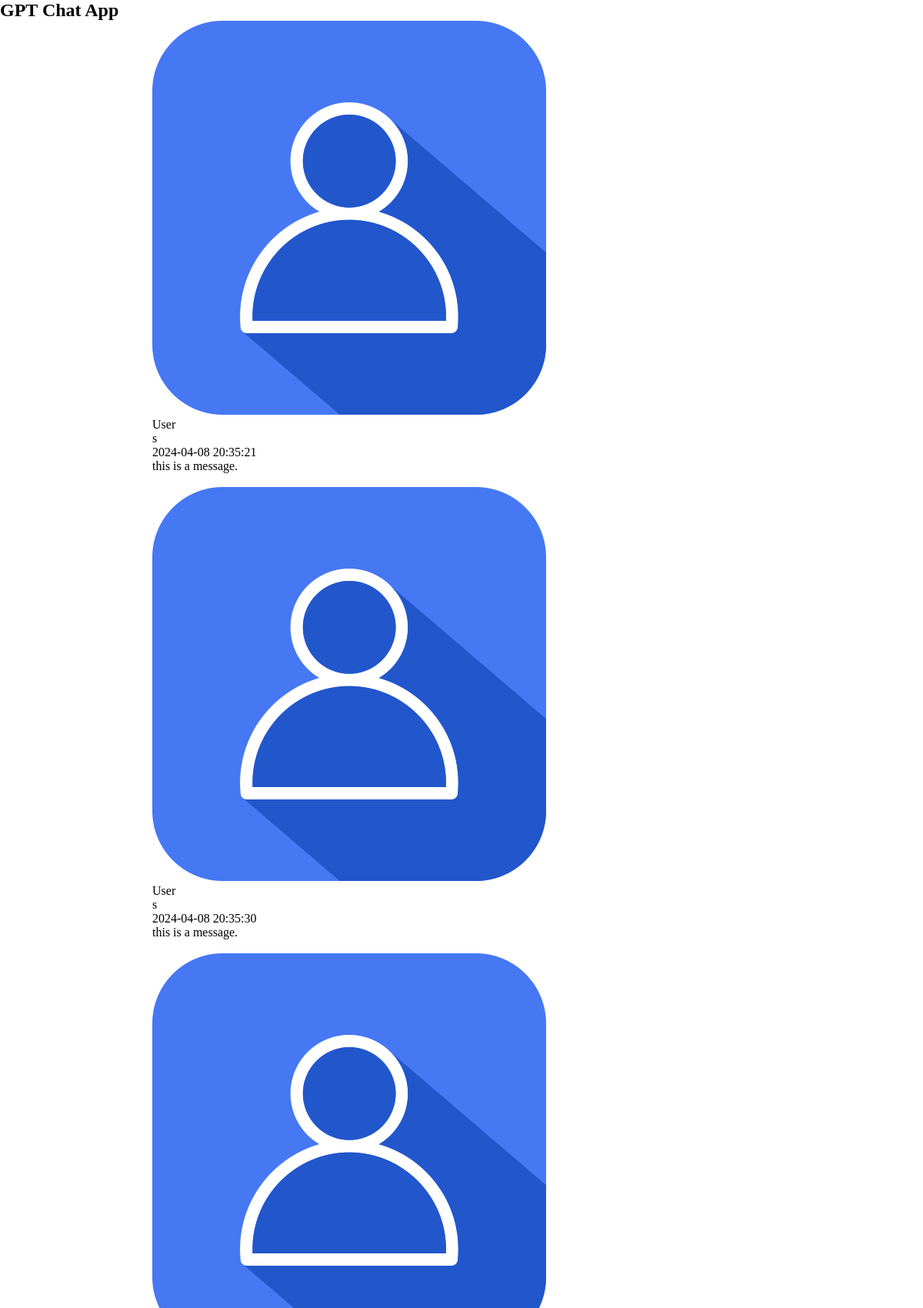
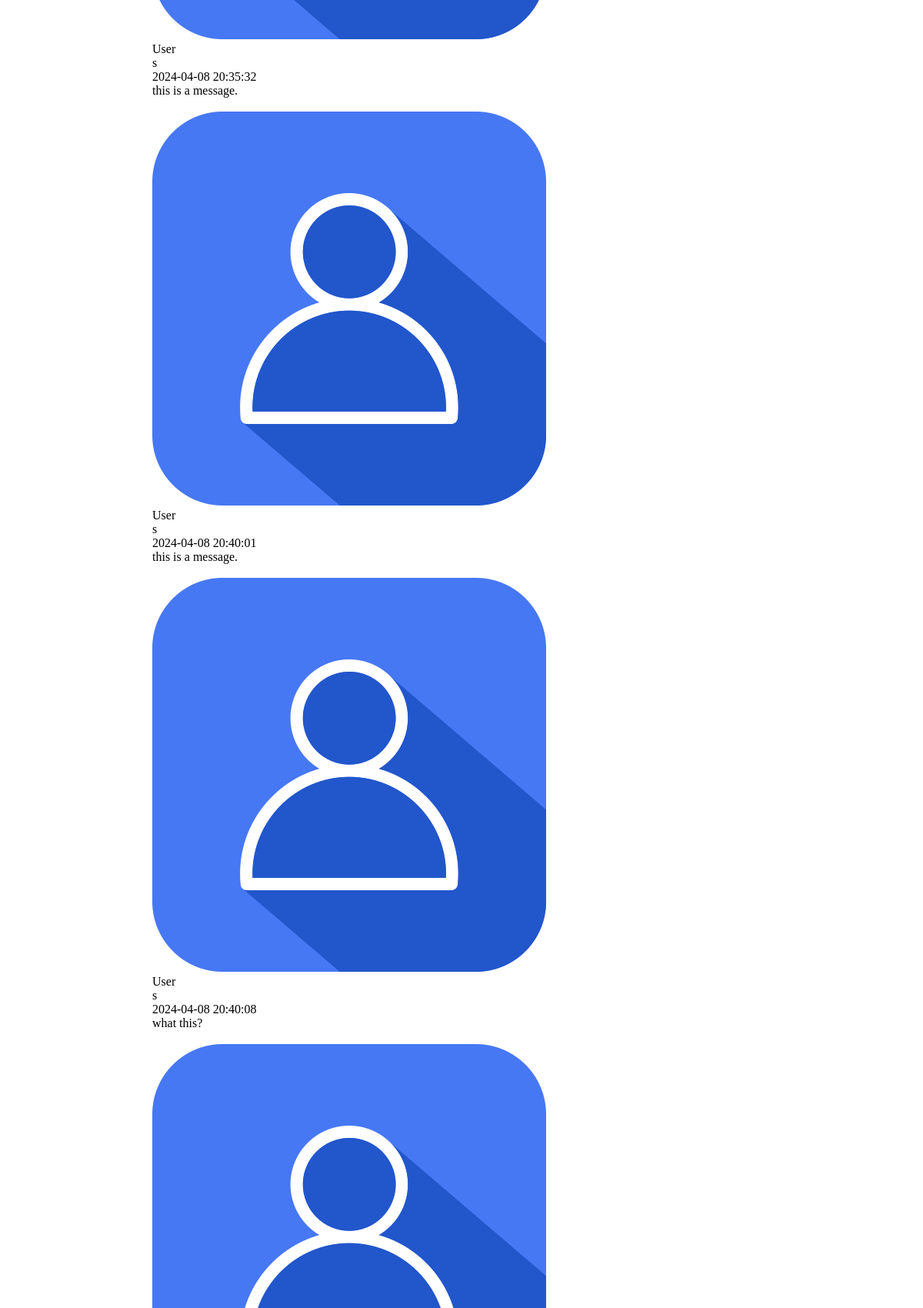
The page / (upper part) on the database its author committed (2 pictures, top to bottom).
### tables this page shows
CREATE TABLE chat (
  id INTEGER PRIMARY KEY AUTOINCREMENT,
  message TEXT NOT NULL,
  reply INTEGER NOT NULL DEFAULT 0,
  created TIMESTAMP NOT NULL DEFAULT CURRENT_TIMESTAMP
);

### gpt_chat_app/chat.py (the view, shortened to what this page needs)
@bp.route('/', methods=('GET', 'POST'))
def index():
    db = get_db()
    messages = get_messages(db)
    return render_template('base.html', messages=messages)

### gpt_chat_app/chat.py (called while the page is built)
def get_messages(db):
    messages = db.execute(
        'SELECT * FROM chat'
    ).fetchall()
    return messages

### gpt_chat_app/db.py (called while the page is built)
def get_db():
    if 'db' not in g:
        g.db = sqlite3.connect(
            current_app.config['DATABASE'],
            detect_types=sqlite3.PARSE_DECLTYPES,
            check_same_thread=False
        )
        g.db.row_factory = sqlite3.Row
    return g.db

### gpt_chat_app/templates/base.html (shortened to what this page needs)
<!DOCTYPE html>
    <link rel="stylesheet" href="{{ url_for('static', filename='styles.css') }}">
<nav>
    <h1>GPT Chat App</h1>
</nav>
<section class="content">
    <div class="response-content">
        <div class="message">
            {% block content %}
            {% for message in messages %}
                {% if  message['reply'] == 0 %}
                    <img src="images/user_icon.png" alt="User icon">
                    <p>User </p>s
                {% else %}
                    <img src="images/bot_icon.png" alt="Bot icon">
                    <p>Bot: </p>
                {% endif %}
                <p>{{ message['created'] }}</p>
                <p>{{ message['message'] }}</p>
                <br>
            {% endfor %}
        {% endblock content %}
        </div>
    </div>
</section>

### gpt_chat_app/static/styles.css (style rules this page uses)
* { margin: 0; padding: 0; box-sizing: border-box; }
.content { width: 67%; margin: 0 auto; height: 100vh; overflow: auto; }
.response-content { margin: 0 auto; }
.message { margin: 0 auto; }

### rows shown on the page
chat: reply 0 (drawn), created "2024-04-08 20:35:21", message "this is a message."
chat: reply 0 (drawn), created "2024-04-08 20:35:30", message "this is a message."
chat: reply 0 (drawn), created "2024-04-08 20:35:32", message "this is a message."
chat: reply 0 (drawn), created "2024-04-08 20:40:01", message "this is a message."
chat: reply 0 (drawn), created "2024-04-08 20:40:08", message "what this?"
chat: reply 0 (drawn)
